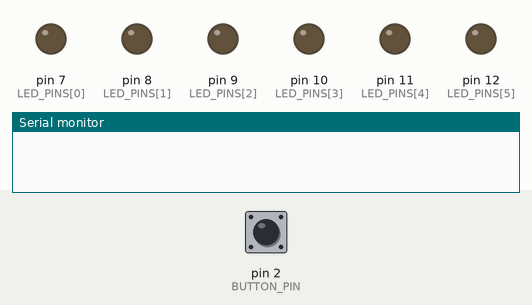
The sketch below on a simulated Arduino Uno, built with avr-gcc and run on an emulated ATmega328P. Parts: output pins drawn as LEDs (lit = HIGH), the last lines printed to the serial monitor. Dashed ring = blinking. Inputs (shaded band) come from the test bench; at power-on: pin 2 (BUTTON_PIN) LOW. Random numbers use the default seed unless the sketch sets one.

Above: at 1.2 s.
1.3 s: pin 2 (BUTTON_PIN) pulled HIGH for 0.15 s
At 2.3 s:
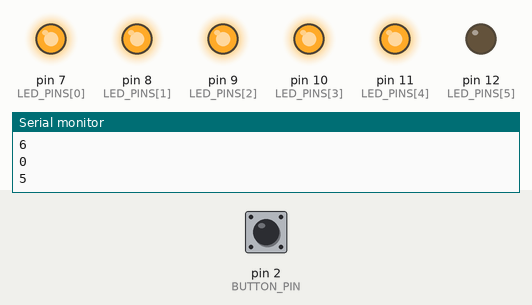
3.0 s: pin 2 (BUTTON_PIN) pulled HIGH for 1 s
At 3.45 s:
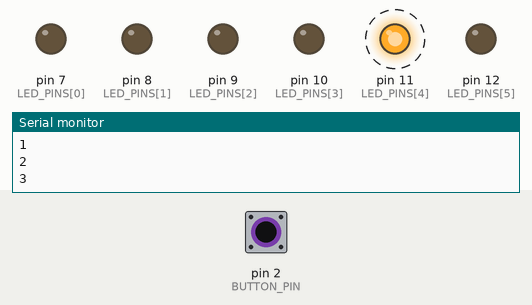
6.0 s: pin 2 (BUTTON_PIN) pulled HIGH for 3.2 s
At 6.55 s:
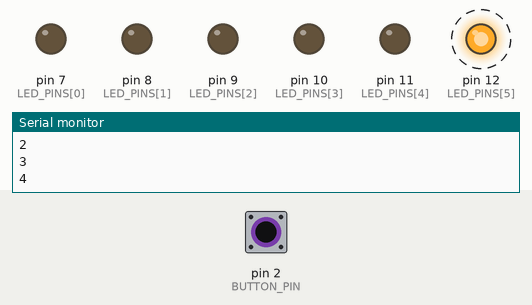
10.7 s: pin 2 (BUTTON_PIN) pulled HIGH for 0.15 s
At 11.9 s:
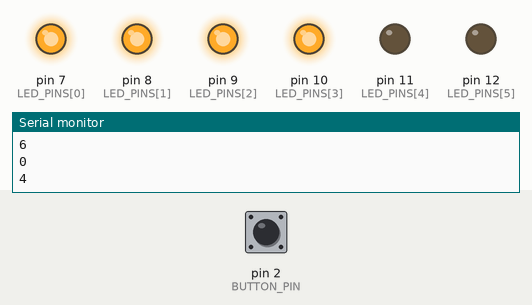
12.4 s: pin 2 (BUTTON_PIN) pulled HIGH for 0.15 s
At 13.2 s:
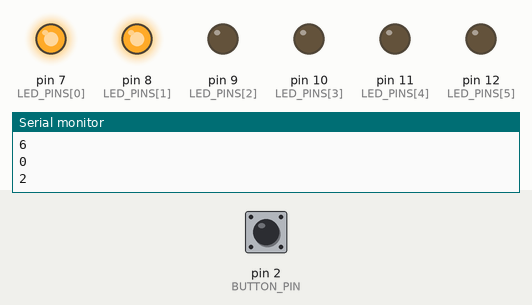
14.1 s: pin 2 (BUTTON_PIN) pulsed HIGH 5 times (0.12 s each, 0.3 s apart)
At 16.6 s:
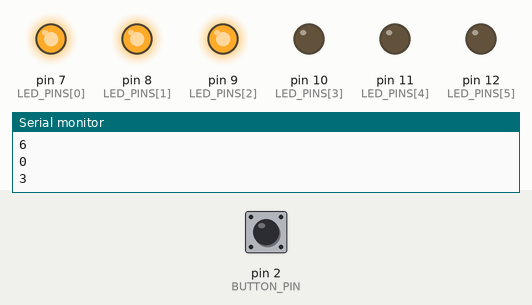
Timing chart, 0 to 18.1 s (numbered marks = the images above; inputs shaded):
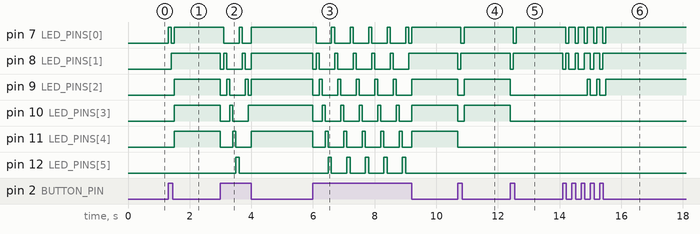

Measured:
- after the input at 1.3 s, pin 7 (LED_PINS[0]): LOW → HIGH at once, → LOW 0.10 s later, → HIGH 0.10 s later; pin 8 (LED_PINS[1]): LOW → HIGH after 0.10 s; pin 9 (LED_PINS[2]), pin 10 (LED_PINS[3]), pin 11 (LED_PINS[4]): LOW → HIGH after 0.20 s
- after the input at 3.0 s, pin 7 (LED_PINS[0]): HIGH → LOW after 0.10 s, → HIGH 0.50 s later, → LOW 0.10 s later, → HIGH 0.30 s later; pin 8 (LED_PINS[1]): goes LOW 0.10 s, HIGH 0.10 s, LOW 0.50 s, HIGH 0.10 s, LOW 0.20 s, then HIGH, starting at once
- after the input at 6.0 s, pin 7 (LED_PINS[0]): goes 5 × (LOW 0.50 s, HIGH 0.10 s), LOW 0.10 s, then HIGH, starting after 0.10 s; pin 8 (LED_PINS[1]): HIGH → LOW at once, then repeats every 0.60 s: HIGH 0.10 s, LOW 0.50 s, until it stays HIGH from 9.1 s
- after the input at 10.7 s, pin 7 (LED_PINS[0]): HIGH → LOW after 0.10 s, → HIGH 0.10 s later; pin 8 (LED_PINS[1]): HIGH → LOW at once, → HIGH 0.10 s later; pin 9 (LED_PINS[2]), pin 10 (LED_PINS[3]): HIGH → LOW at once, → HIGH 0.20 s later; pin 11 (LED_PINS[4]): HIGH → LOW at once
- after the input at 12.4 s, pin 7 (LED_PINS[0]): HIGH → LOW after 0.10 s, → HIGH 0.10 s later; pin 8 (LED_PINS[1]): HIGH → LOW at once, → HIGH 0.10 s later; pin 9 (LED_PINS[2]), pin 10 (LED_PINS[3]): HIGH → LOW at once
- after the input at 14.1 s, pin 7 (LED_PINS[0]): alternates HIGH for 0.20 s and LOW for 0.10 s, 10 changes in all, then stays HIGH, starting after 0.10 s; pin 8 (LED_PINS[1]): HIGH → LOW at once, → HIGH 0.10 s later, → LOW 0.10 s later, → HIGH 0.20 s later, … (10 changes in this stretch)

The sketch:

4_dice_game_decimal.ino
```cpp
const int BUTTON_PIN = 2;
const int LED_PINS[] = {7, 8, 9, 10, 11, 12};
const int LEDS_NUM = sizeof(LED_PINS) / sizeof(LED_PINS[0]);
const int ANIMATION_DELAY = 100;

void setup()
{
  Serial.begin(115200);

  pinMode(BUTTON_PIN, INPUT);

  for (const auto pin : LED_PINS)
  {
    pinMode(pin, OUTPUT);
  }

  resetAllLeds();

  randomSeed(analogRead(0));
}

void resetAllLeds()
{
  for (const auto pin : LED_PINS)
  {
    digitalWrite(pin, LOW);
  }
}

int nextLed(int led)
{
  return led >= (LEDS_NUM - 1) ? 0 : led + 1;
  /* the same but with if-else
  if (led >= LEDS_NUM - 1)
  {
    return 0;
  }
  return led + 1;*/
}

int curLed = LEDS_NUM - 1;
int lastButtonState = 0;
long randomNum = 0;

void loop()
{
  int buttonState = digitalRead(BUTTON_PIN);

  if (buttonState == HIGH)
  {
    if (lastButtonState == LOW)
    {
      resetAllLeds();
      curLed = LEDS_NUM;
    }
    Serial.println(curLed);
    digitalWrite(LED_PINS[curLed], LOW);
    digitalWrite(LED_PINS[curLed = nextLed(curLed)], HIGH);
    delay(ANIMATION_DELAY);
  }
  else // buttonState == LOW
  {
    if (lastButtonState == HIGH)
    {
      resetAllLeds();
      randomNum = random(1, 6);

      Serial.println(randomNum);
    }

    for (int i = 0; i < LEDS_NUM; ++i)
    {
      if (i < randomNum)
      {
        digitalWrite(LED_PINS[i], HIGH);
      }
      else
      {
        digitalWrite(LED_PINS[i], LOW);
      }
    }
  }
  lastButtonState = buttonState;
}
```
